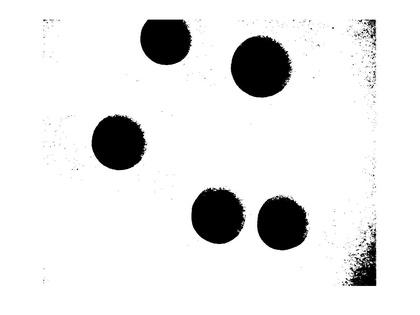
%> input picture input-pictures/intermediate-output/z3.jpg, 420 x 315 px, shrunk from 1200 x 900 before the run
$ octave --eval "result = detect('z1.jpg');"   (GNU Octave 9; MATLAB toolbox functions it lacks are replaced by stand-ins)
%> lines starting %> are read from the running program, lines starting %| are printed output that depends on the picture; in (x1, y1, x2, y2) boxes, pixels count from 0 and x2, y2 are one past the last pixel; in counts of white or black regions, pixels touching at a corner belong together; the program's own positions count from 1
### code/img_preprocess.m

function img = img_preprocess(filename, rmin, rmax)
%> called with filename = '../pictures/z3.jpg', rmin = 120, rmax = 130
  rgb=imread(filename); % load data from image file
%> rgb is the input picture: size 315x420x3 uint8; min 0, max 255, mean 230.2

  im1=im2bw(rgb); % convert into black-white image
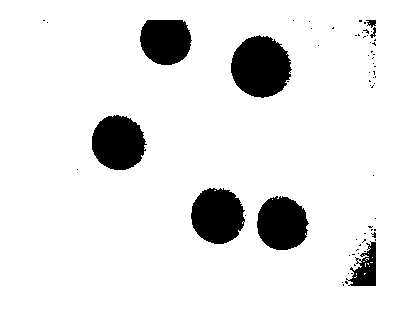
%> im1: size 315x420 logical; 90.5% white; 66 black regions (58 under 20 px), largest, box (x1, y1, x2, y2) and area: (231, 35, 292, 98) 2874, (191, 188, 245, 244) 2335, (92, 115, 147, 170) 2309

  im2=1-im1; % inverse the black and white color

  im3=edge(im2); % detect the edge
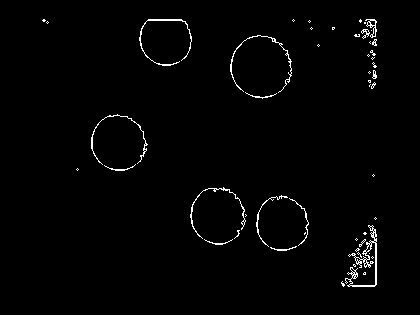
%> im3: size 315x420 logical; 1.5% white in thin lines or dots, all inside (x1, y1, x2, y2) = (42, 19, 377, 287)
  [yy, xx] = find(im3); % get the position of edge points
%> yy = 1963 values from 20 to 287; xx = 1963 values from 43 to 377
  [sy, sx]=size(im3); % get the dimension of the image
%> sy = 315; sx = 420

  img=im3; % (rmin:sy-rmin, rmin:sx-rmin); % crop the marginal area
end

### code/hough.m

function counter = hough(filename, rmin, rmax)
  img = img_preprocess(filename, rmin, rmax);
  [yy, xx] = find(img); % find the white points
%> yy = 1963 values from 20 to 287; xx = 1963 values from 43 to 377
  [sy, sx]=size(img); % get the dimension of the image
%> sy = 315; sx = 420


  total_pixel = length(xx);
%> total_pixel = 1963

  m_size = 2*rmax+1;
  r_size = rmax - rmin + 1;
  r_range = rmin:rmax;

  counter = zeros(sy,sx, r_size); % the accumulation matrix
  template = build_circle_template(rmin, rmax); % the circle template


  for i =1:total_pixel % travel for each white points (the points on edge)
    if (mod(i,1000)==0)
      disp(sprintf('i=%d', i))
    end
    for r_index = 1:r_size % iterate all possible radius
      r = r_range(r_index);
      x0 = xx(i) - r;
      y0 = yy(i) - r;
      x1 = xx(i) + r;
      y1 = yy(i) + r;
      %sx
      %sy
      %rmax+1-r
      %rmax+1+r
      if (x0 > 0 && y0 > 0 && x1 <= sx && y1 <= sy )
        counter(y0:y1, x0:x1, r_index) = counter(y0:y1, x0:x1, r_index) + template(rmax+1-r:rmax+1+r, rmax+1-r:rmax+1+r, r_index);
      end % if boundary check
    end % for r_index = 1:r_size
  end % for i=1:total_pixel

  disp(sprintf('i=%d', i))
  % [12 lines of commented-out code are left out]


end % function hough(filename)

### code/build_circle_template.m

function m = build_circle_template(rmin, rmax)
%> called with rmin = 120, rmax = 130
  r_size = rmax - rmin + 1;
  r_range = rmin:rmax;
  m = zeros(2*rmax+1, 2*rmax+1, r_size);
  for r_index = 1:r_size
    r = r_range(r_index);
    m(:, :, r_index) = build_circle(r, rmax);
  end
%| i=1963
end

### code/find_peaks.m

function H= find_peaks(count, rmin, rmax, img)
%> called with rmin = 120, rmax = 130
  r_size = rmax-rmin;
  for i = 1:r_size
    H(i) = max(max(count(:,:,i)));
  end
%> after the loop, H = [22 22 22 22 22 21 15 12 11 10]
%> `result = detect('z1.jpg');`:
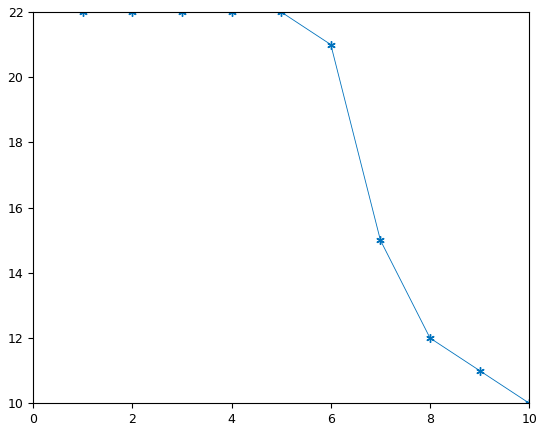
%> figure redrawn from the program's plot data; curve peaks at x = 1, y = 22
  plot(H,'*-');

  return;

  [maxval, maxind] = max(H)
  [B,A] = find(count(:,:,maxind)==maxval);
  %size(B)
  %size(A)
  B
  A
  imshow(img); hold on;
  plot(mean(A),mean(B),'xr')
  text(mean(A),mean(B),num2str(maxind),'color','green')
  disp(sprintf('the radius is %d, origin is (y= %d, x= %d)', rmin+maxind-1, B,A))
end

### code/build_circle.m

function m = build_circle(radius, rmax)
  seq_a = [1,-1,-1,1];
  seq_b = [1,1,-1,-1];
  m_size = 2*rmax+1;
  m = zeros(m_size, m_size);
  for x = 0:radius
    a0 = x;
    b0 = sqrt(radius*radius - x*x);
    a = round( a0 * seq_a + rmax + 1);
    b = round(b0 * seq_b + rmax + 1);
    ind = sub2ind([m_size, m_size], b, a);
    m(ind) = 1;
  end
end

### code/detect.m


function count = detect(filename)
  filename30 = '../pictures/0929-1687BImg_002.jpg';
  filename10 = '../pictures/0929-1680BImg_001.jpg';
  filename11 = '../pictures/z1.jpg';
  filename31 = '../pictures/z3.jpg';
  filename = filename31;
  count = hough(filename, 120, 130);
  img = img_preprocess(filename, 120, 130);
  find_peaks(count, 120, 130, img);
end
